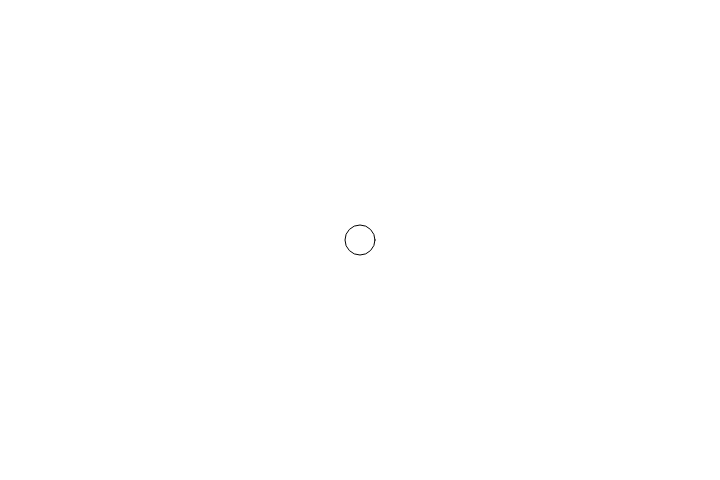
Frame 1 (no input)
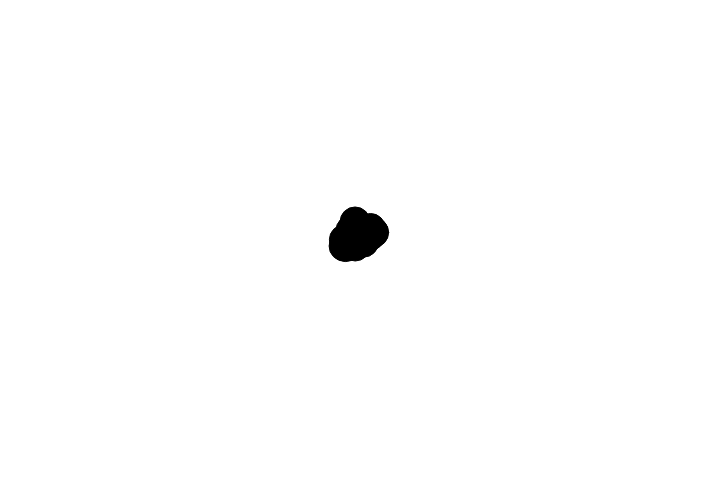
Frame 60 (no input)
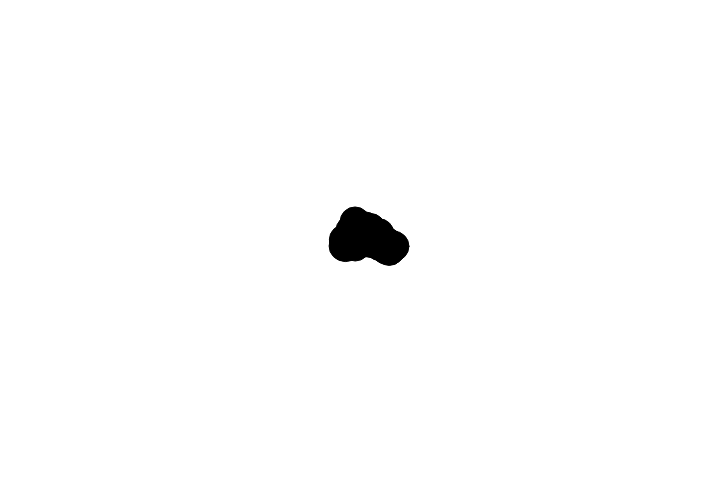
Frame 120 (the mouse pressed at the canvas centre since frame 60)

The p5.js sketch that drew these frames (run headless with seeded random() and noise() and a simulated clock; from frame 60 on, the mouse is pressed at the canvas centre):

// p5.js sketch
// ── sketch.js
var value = 0;
function setup(){
	createCanvas(720,480);
	var button = createButton('Increase')
	button.mousePressed(addbubble);
	bubble = {
		x: width/2,
		y: height/2,
		r: 15

	};
}

function draw(){
	ellipse(bubble.x, bubble.y, bubble.r*2);
	fill(value);
	bubble.x = bubble.x + random(-5,5);
	bubble.y = bubble.y + random(-5,5);
	if(bubble.x > width || bubble.x < 0){
		bubble.y = height/2;
		bubble.x = width/2;
	}
	if(bubble.y > height|| bubble.y < 0){
		bubble.y = height/2;
		bubble.x = width/2;
	}
}

function addbubble(){
	ellipse(bubble.x, bubble.y, bubble.r*2);
	bubble.x = bubble.x + random(-5,5);
	bubble.y = bubble.y + random(-5,5);
	if(bubble.x > width || bubble.x < 0){
		bubble.y = height/2;
		bubble.x = width/2;
	}
	if(bubble.y > height|| bubble.y < 0){
		bubble.y = height/2;
		bubble.x = width/2;

	}
}
function keyPressed(){
	if (value === 0){
		value = 185;
	} else {
		value = 0;
	}
}
